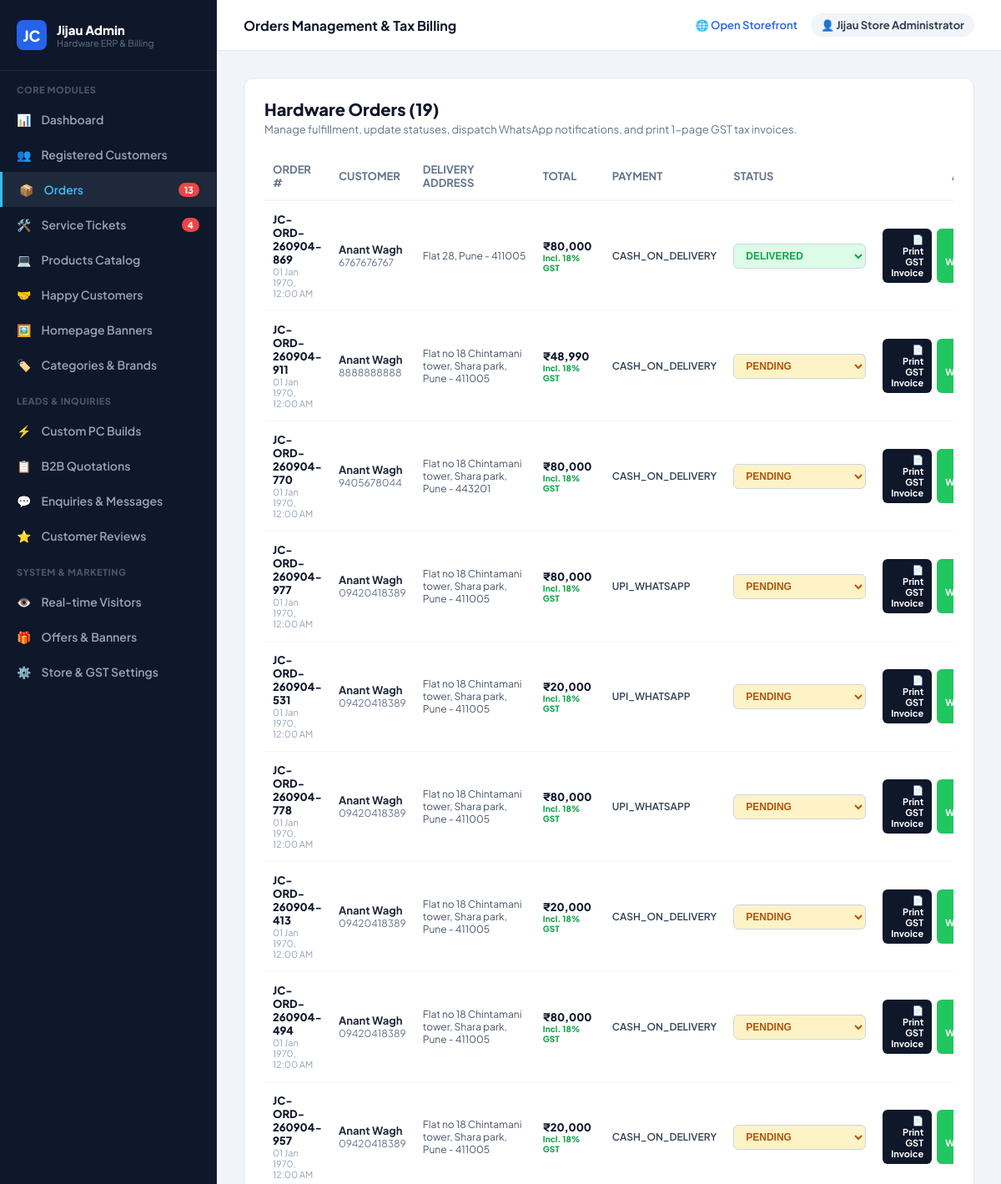
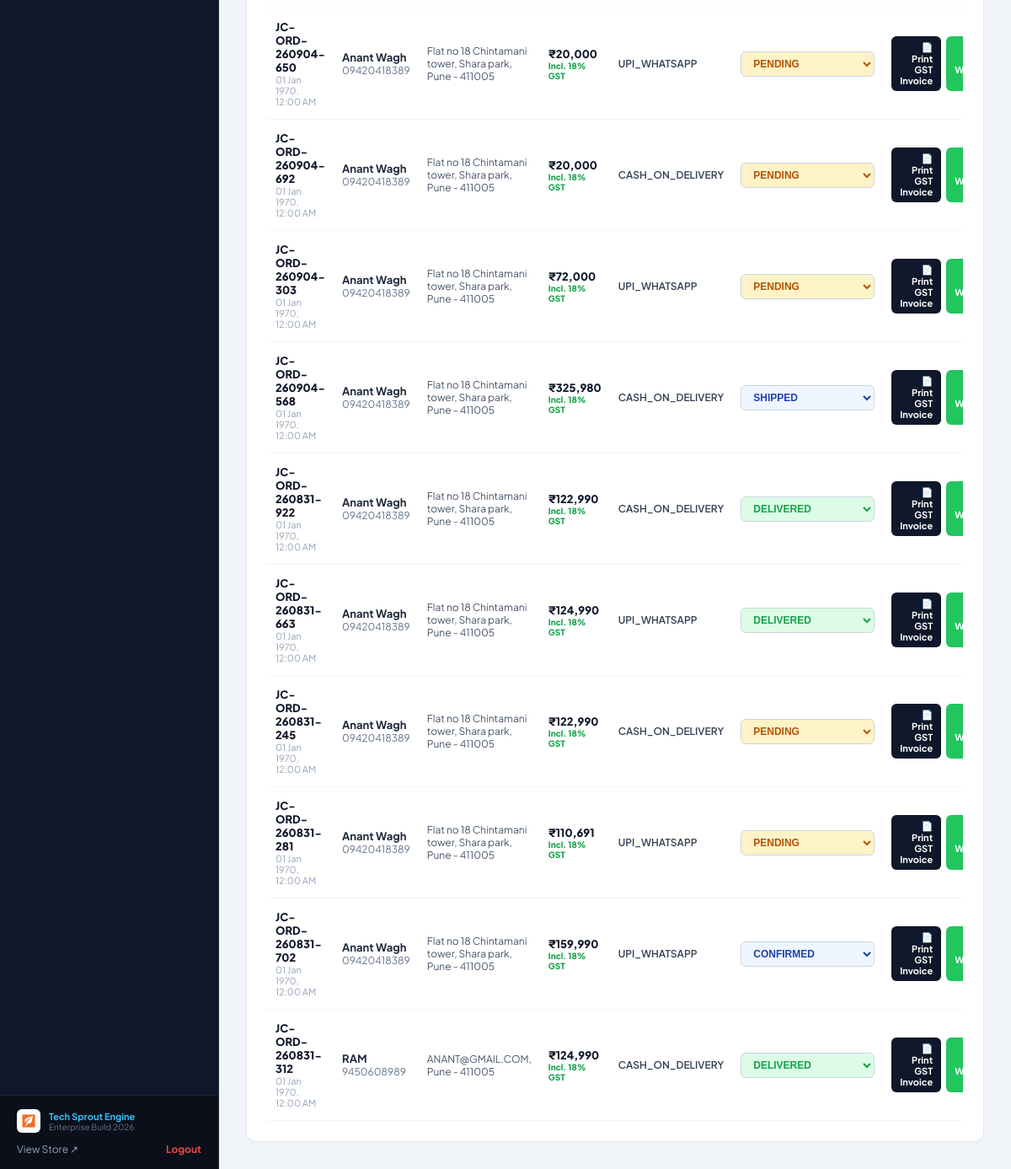
/php-jijaucomputers/admin/orders.php (signed in), run on an earlier commit of the app's database (2 pictures, top to bottom).
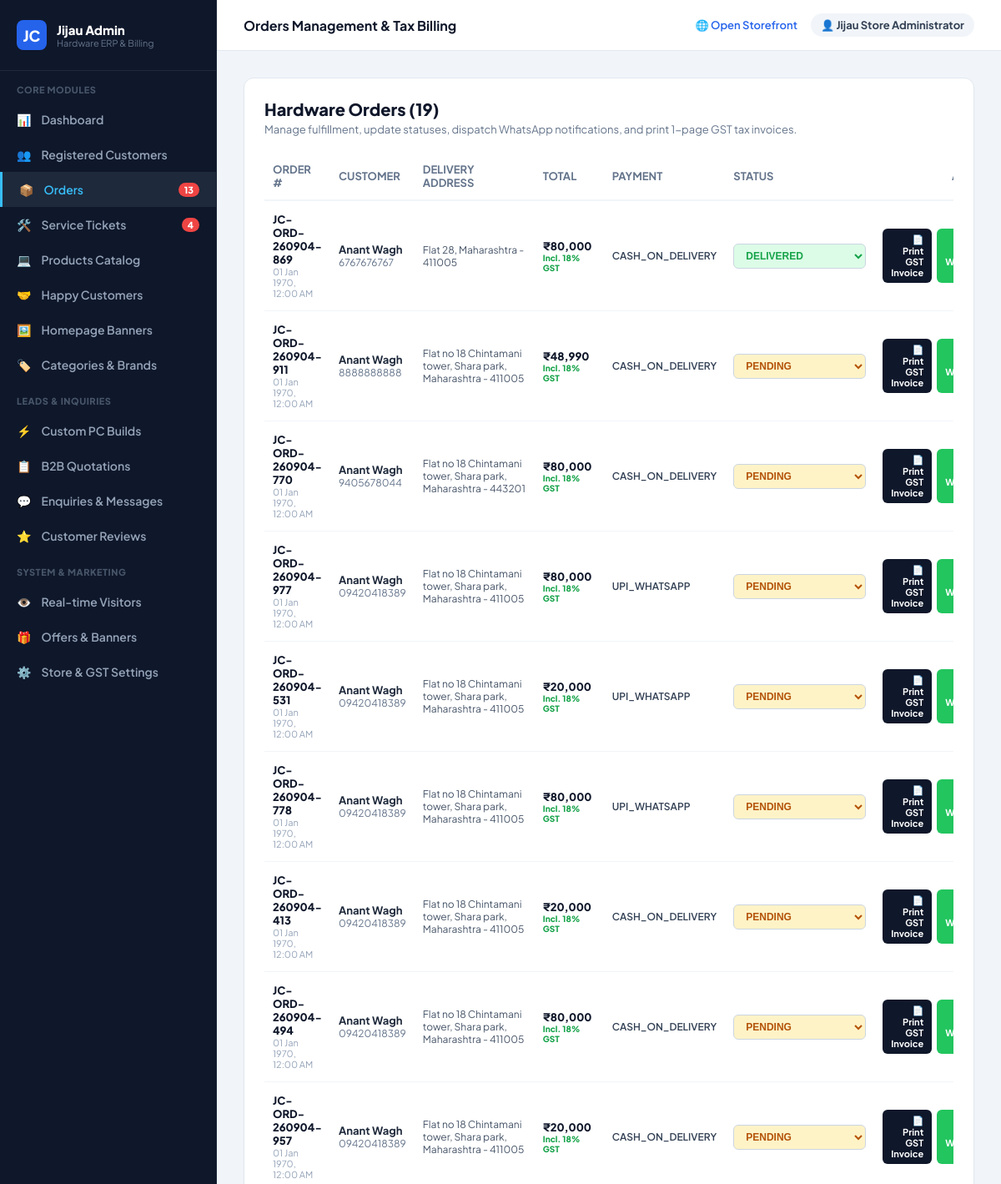
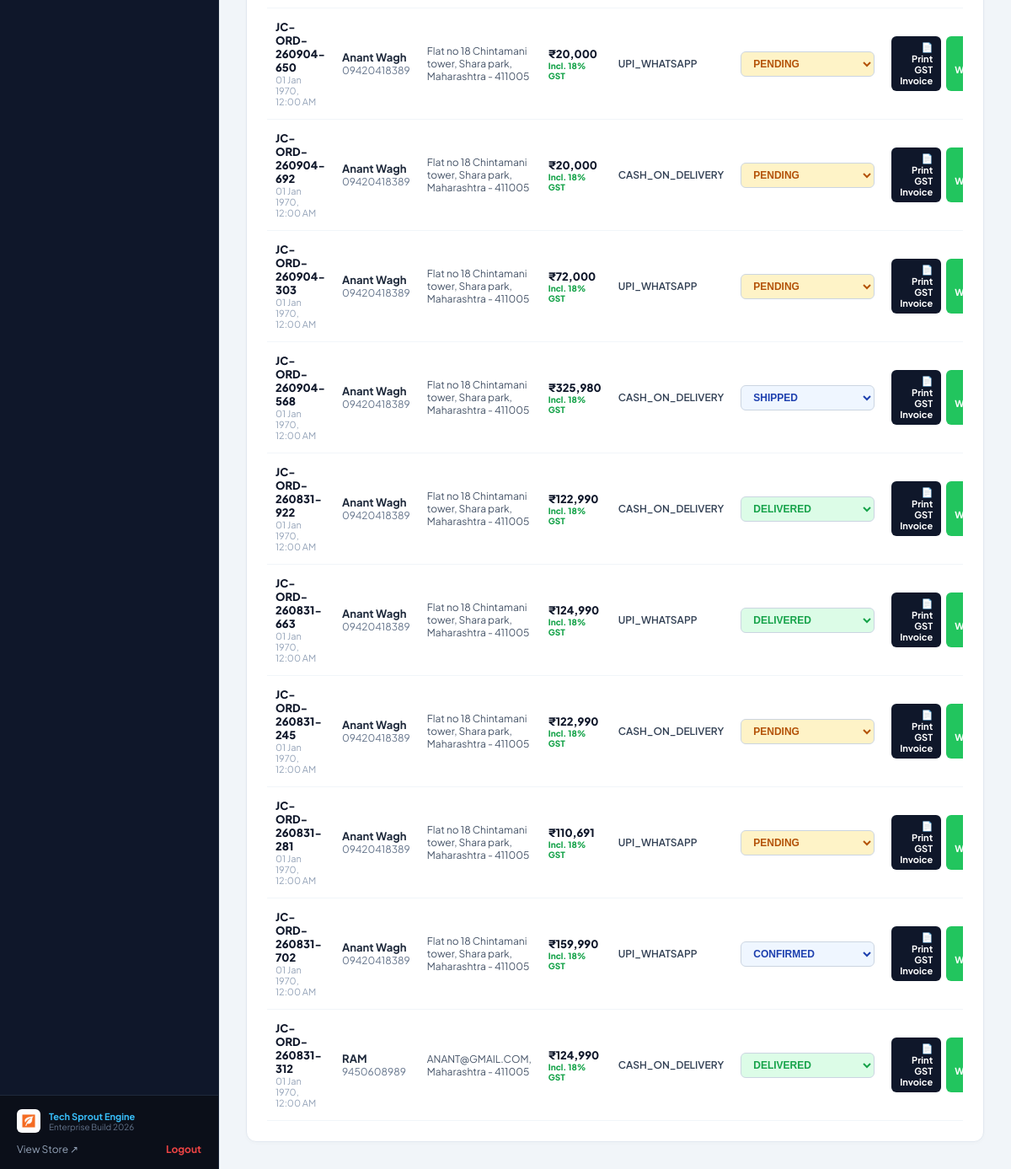
And on a later commit of the database (2 pictures, top to bottom).
### tables this page shows
CREATE TABLE "Order" (
    "id" TEXT NOT NULL PRIMARY KEY,
    "orderNumber" TEXT NOT NULL,
    "userId" TEXT,
    "customerName" TEXT NOT NULL,
    "phone" TEXT NOT NULL,
    "email" TEXT,
    "address" TEXT NOT NULL,
    "city" TEXT NOT NULL,
    "pincode" TEXT NOT NULL,
    "notes" TEXT,
    "subtotal" REAL NOT NULL,
    "discount" REAL NOT NULL DEFAULT 0,
    "tax" REAL NOT NULL DEFAULT 0,
    "total" REAL NOT NULL,
    "paymentMode" TEXT NOT NULL DEFAULT 'CASH_ON_DELIVERY',
    "status" TEXT NOT NULL DEFAULT 'PENDING',
    "createdAt" DATETIME NOT NULL DEFAULT CURRENT_TIMESTAMP,
    "updatedAt" DATETIME NOT NULL,
    CONSTRAINT "Order_userId_fkey" FOREIGN KEY ("userId") REFERENCES "User" ("id") ON DELETE SET NULL ON UPDATE CASCADE
);

### php-jijaucomputers/includes/functions.php (called while the page is built, shortened)
<?php
function formatPrice($amount): string {
    $num = floatval($amount);
    return '₹' . number_format($num, 0, '.', ',');
}
function getCurrentAdmin(): ?array {
    return $_SESSION['admin_user'] ?? null;
}

### php-jijaucomputers/admin/orders.php (the view, shortened to what this page needs)
<?php
$pageTitle = 'Orders Management & Tax Billing';
require_once __DIR__ . '/includes/header.php';
require_once __DIR__ . '/includes/sidebar.php';
$db = getDB();
$orders = $db->query('SELECT * FROM "Order" ORDER BY createdAt DESC')->fetchAll();
?>
<div>
  <div style="background: white; border-radius: 12px; border: 1px solid #e2e8f0; padding: 24px; box-shadow: 0 2px 4px rgba(0,0,0,0.02);">
    <div style="display: flex; justify-content: space-between; align-items: center; margin-bottom: 20px;">
      <div>
        <h2 style="font-size: 20px; font-weight: 800; color: #0f172a; margin: 0 0 4px;">Hardware Orders (<?= count($orders) ?>)</h2>
        <p style="color: #64748b; font-size: 13px; margin: 0;">Manage fulfillment, update statuses, dispatch WhatsApp notifications, and print 1-page GST tax invoices.</p>
      </div>
    </div>
    <div style="overflow-x: auto;">
      <table style="width: 100%; border-collapse: collapse; font-size: 13px; text-align: left;">
        <thead>
          <tr style="border-bottom: 2px solid #f1f5f9; color: #64748b;">
            <th style="padding: 12px 10px;">ORDER #</th>
            <th style="padding: 12px 10px;">CUSTOMER</th>
            <th style="padding: 12px 10px;">DELIVERY ADDRESS</th>
            <th style="padding: 12px 10px;">TOTAL</th>
            <th style="padding: 12px 10px;">PAYMENT</th>
            <th style="padding: 12px 10px;">STATUS</th>
            <th style="padding: 12px 10px; text-align: right;">ACTIONS</th>
          </tr>
        </thead>
        <tbody>
          <?php if (empty($orders)): ?>
            <tr><td colspan="7" style="padding: 32px; text-align: center; color: #94a3b8;">No customer orders placed yet.</td></tr>
          <?php else: ?>
            <?php foreach ($orders as $ord):
              $cleanPhone = preg_replace('/[^0-9]/', '', $ord['phone']);
              if (strlen($cleanPhone) === 10) $cleanPhone = '91' . $cleanPhone;
              $waMsg = "Hello {$ord['customerName']}, your Jijau Computers Order #{$ord['orderNumber']} (Total " . formatPrice($ord['total']) . ") is currently: {$ord['status']}. Track live at: http://localhost:8000/track-service.php?ticket={$ord['orderNumber']}";
              $waLink = "https://wa.me/{$cleanPhone}?text=" . urlencode($waMsg);
            ?>
              <tr style="border-bottom: 1px solid #f1f5f9;">
                <td style="padding: 14px 10px; font-weight: 800; color: #0f172a;">
                  <?= htmlspecialchars($ord['orderNumber']) ?>
                  <div style="font-size: 11px; color: #94a3b8; font-weight: normal;"><?= date('d M Y, h:i A', strtotime($ord['createdAt'])) ?></div>
                </td>
                <td style="padding: 14px 10px;">
                  <div style="font-weight: 700; color: #1e293b;"><?= htmlspecialchars($ord['customerName']) ?></div>
                  <div style="font-size: 12px; color: #64748b;"><?= htmlspecialchars($ord['phone']) ?></div>
                </td>
                <td style="padding: 14px 10px; color: #475569; max-width: 200px; font-size: 12px;">
                  <?= htmlspecialchars($ord['address']) ?>, <?= htmlspecialchars($ord['city']) ?> - <?= htmlspecialchars($ord['pincode']) ?>
                </td>
                <td style="padding: 14px 10px; font-weight: 800; color: #0f172a;">
                  <?= formatPrice($ord['total']) ?>
                  <div style="font-size: 10px; color: #16a34a;">Incl. 18% GST</div>
                </td>
                <td style="padding: 14px 10px; font-size: 12px; font-weight: 600; color: #334155;">
                  <?= htmlspecialchars($ord['paymentMode']) ?>
                </td>
                <td style="padding: 14px 10px;">
                  <form method="POST" action="/admin/orders.php" style="display: inline-block;">
                    <select name="status" onchange="this.form.submit()" style="padding: 6px 10px; border-radius: 6px; font-size: 12px; font-weight: 700; border: 1.5px solid #cbd5e1; outline: none; background: <?= $ord['status'] === 'DELIVERED' ? '#dcfce7; color: #16a34a;' : ($ord['status'] === 'PENDING' ? '#fef3c7; color: #b45309;' : '#eff6ff; color: #1e40af;') ?>">
                      <option value="PENDING" <?= $ord['status'] === 'PENDING' ? 'selected' : '' ?>>PENDING</option>
                      <option value="CONFIRMED" <?= $ord['status'] === 'CONFIRMED' ? 'selected' : '' ?>>CONFIRMED</option>
                      <option value="SHIPPED" <?= $ord['status'] === 'SHIPPED' ? 'selected' : '' ?>>SHIPPED</option>
                      <option value="DELIVERED" <?= $ord['status'] === 'DELIVERED' ? 'selected' : '' ?>>DELIVERED</option>
                    </select>
                  </form>
                </td>
                <td style="padding: 14px 10px; text-align: right;">
                  <div style="display: flex; gap: 6px; justify-content: flex-end;">
                    <a href="/invoice.php?order=<?= urlencode($ord['orderNumber']) ?>&print=true" target="_blank" style="padding: 6px 10px; background: #0f172a; color: white; border-radius: 6px; text-decoration: none; font-weight: 700; font-size: 11px; display: inline-flex; align-items: center; gap: 4px;">
                      <span>📄 Print GST Invoice</span>
                    </a>
                    <a href="<?= $waLink ?>" target="_blank" style="padding: 6px 10px; background: #22c55e; color: white; border-radius: 6px; text-decoration: none; font-weight: 700; font-size: 11px; display: inline-flex; align-items: center; gap: 4px;">
                      <span>💬 WhatsApp</span>
                    </a>
                  </div>
                </td>
              </tr>
            <?php endforeach; ?>
          <?php endif; ?>
        </tbody>
      </table>
    </div>
  </div>
</div>
<?php require_once __DIR__ . '/includes/footer.php'; ?>

### php-jijaucomputers/admin/includes/header.php (shortened to what this page needs)
<?php
require_once __DIR__ . '/../../includes/functions.php';
$adminUser = getCurrentAdmin();
$db = getDB();
$pendingOrdersCount = $db->query('SELECT COUNT(*) FROM "Order" WHERE status = "PENDING"')->fetchColumn();
$activeServiceCount = $db->query('SELECT COUNT(*) FROM "ServiceRequest" WHERE status NOT IN ("Completed", "Delivered", "Cancelled")')->fetchColumn();
?>
<!DOCTYPE html>
<html lang="en">
<head>
  <link rel="stylesheet" href="/public/css/style.css">
</head>
<body class="admin-body">
<div class="admin-layout">

### php-jijaucomputers/admin/includes/sidebar.php (shortened to what this page needs)
<?php
$currentUri = $_SERVER['REQUEST_URI'];
?>
<aside class="admin-sidebar">
  <div style="padding: 24px 20px; border-bottom: 1px solid #1e293b;">
    <div style="display: flex; align-items: center; gap: 12px;">
      <div style="width: 36px; height: 36px; background: #2563eb; color: white; border-radius: 8px; display: flex; align-items: center; justify-content: center; font-weight: 900; font-size: 18px;">
        JC
      </div>
      <div>
        <div style="font-weight: 800; font-size: 15px; color: #ffffff;">Jijau Admin</div>
        <div style="font-size: 11px; color: #64748b;">Hardware ERP & Billing</div>
      </div>
    </div>
  </div>
  <nav style="padding: 16px 0; flex: 1; overflow-y: auto;">
    <div style="padding: 0 20px 8px; font-size: 11px; font-weight: 800; color: #475569; text-transform: uppercase; letter-spacing: 0.5px;">Core Modules</div>
    <a href="/admin/index.php" class="nav-item <?= str_contains($currentUri, 'index.php') ? 'active' : '' ?>">
      <span>📊</span> Dashboard
    </a>
    <a href="/admin/users.php" class="nav-item <?= str_contains($currentUri, 'users.php') ? 'active' : '' ?>">
      <span>👥</span> Registered Customers
    </a>
    <a href="/admin/orders.php" class="nav-item <?= str_contains($currentUri, 'orders.php') ? 'active' : '' ?>">
      <span>📦</span> Orders
      <?php if (!empty($pendingOrdersCount)): ?>
        <span class="badge-count"><?= $pendingOrdersCount ?></span>
      <?php endif; ?>
    </a>
    <a href="/admin/service-requests.php" class="nav-item <?= str_contains($currentUri, 'service-requests.php') ? 'active' : '' ?>">
      <span>🛠️</span> Service Tickets
      <?php if (!empty($activeServiceCount)): ?>
        <span class="badge-count"><?= $activeServiceCount ?></span>
      <?php endif; ?>
    </a>
    <a href="/admin/products.php" class="nav-item <?= str_contains($currentUri, 'products.php') ? 'active' : '' ?>">
      <span>💻</span> Products Catalog
    </a>
    <a href="/admin/happy-customers.php" class="nav-item <?= str_contains($currentUri, 'happy-customers.php') ? 'active' : '' ?>">
      <span>🤝</span> Happy Customers
    </a>
    <a href="/admin/banners.php" class="nav-item <?= str_contains($currentUri, 'banners.php') ? 'active' : '' ?>">
      <span>🖼️</span> Homepage Banners
    </a>
    <a href="/admin/categories.php" class="nav-item <?= str_contains($currentUri, 'categories.php') ? 'active' : '' ?>">
      <span>🏷️</span> Categories & Brands
    </a>
    <div style="padding: 16px 20px 8px; font-size: 11px; font-weight: 800; color: #475569; text-transform: uppercase; letter-spacing: 0.5px;">Leads & Inquiries</div>
    <a href="/admin/custom-pc.php" class="nav-item <?= str_contains($currentUri, 'custom-pc.php') ? 'active' : '' ?>">
      <span>⚡</span> Custom PC Builds
    </a>
    <a href="/admin/quotations.php" class="nav-item <?= str_contains($currentUri, 'quotations.php') ? 'active' : '' ?>">
      <span>📋</span> B2B Quotations
    </a>
    <a href="/admin/enquiries.php" class="nav-item <?= str_contains($currentUri, 'enquiries.php') ? 'active' : '' ?>">
      <span>💬</span> Enquiries & Messages
    </a>
    <a href="/admin/reviews.php" class="nav-item <?= str_contains($currentUri, 'reviews.php') ? 'active' : '' ?>">
      <span>⭐</span> Customer Reviews
    </a>
    <div style="padding: 16px 20px 8px; font-size: 11px; font-weight: 800; color: #475569; text-transform: uppercase; letter-spacing: 0.5px;">System & Marketing</div>
    <a href="/admin/visitors.php" class="nav-item <?= str_contains($currentUri, 'visitors.php') ? 'active' : '' ?>">
      <span>👁️</span> Real-time Visitors
    </a>
    <a href="/admin/offers.php" class="nav-item <?= str_contains($currentUri, 'offers.php') ? 'active' : '' ?>">
      <span>🎁</span> Offers & Banners
    </a>
    <a href="/admin/settings.php" class="nav-item <?= str_contains($currentUri, 'settings.php') ? 'active' : '' ?>">
      <span>⚙️</span> Store & GST Settings
    </a>
  </nav>
  <div style="padding: 16px 20px; border-top: 1px solid #1e293b; background: #0b0f19;">
    <div style="display: flex; align-items: center; gap: 10px; margin-bottom: 12px;">
      <img src="/public/images/tech-sprout-logo.png" alt="Tech Sprout" style="width: 28px; height: 28px; object-fit: contain; border-radius: 6px; background: white; padding: 2px;">
      <div>
        <div style="font-size: 11px; font-weight: 700; color: #38bdf8;">Tech Sprout Engine</div>
        <div style="font-size: 10px; color: #64748b;">Enterprise Build 2026</div>
      </div>
    </div>
    <div style="display: flex; justify-content: space-between; align-items: center;">
      <a href="/" target="_blank" style="font-size: 12px; color: #94a3b8; text-decoration: none;">View Store ↗</a>
      <a href="/admin/logout.php" style="font-size: 12px; color: #ef4444; text-decoration: none; font-weight: 700;">Logout</a>
    </div>
  </div>
</aside>
<div class="admin-main">
  <header class="admin-topbar">
    <div style="font-size: 16px; font-weight: 700; color: #0f172a;">
      <?= htmlspecialchars($pageTitle ?? 'Admin Control Center') ?>
    </div>
    <div style="display: flex; align-items: center; gap: 16px;">
      <a href="/" target="_blank" style="font-size: 13px; font-weight: 600; color: #2563eb; text-decoration: none; display: flex; align-items: center; gap: 6px;">
        <span>🌐 Open Storefront</span>
      </a>
      <div style="font-size: 13px; font-weight: 700; color: #334155; padding: 6px 12px; background: #f1f5f9; border-radius: 20px;">
        👤 <?= htmlspecialchars($adminUser['name'] ?? 'Store Admin') ?>
      </div>
    </div>
  </header>
  <main class="admin-content">

### php-jijaucomputers/admin/includes/footer.php
  </main>
</div>
</div>
</body>
</html>

### php-jijaucomputers/public/css/style.css (style rules this page uses)
* { box-sizing: border-box; }
html, body { margin: 0; padding: 0; width: 100%; max-width: 100vw; overflow-x: hidden; font-family: 'Plus Jakarta Sans', -apple-system, BlinkMacSystemFont, 'Segoe UI', Roboto, sans-serif; -webkit-font-smoothing: antialiased; }
img { max-width: 100%; }

### php-jijaucomputers/admin/includes/header.php (style rules this page uses)
:root { --admin-bg: #0f172a; --admin-card: #1e293b; --admin-sidebar: #0b0f19; --admin-border: #334155; --admin-accent: #3b82f6; }
body.admin-body { background: #f1f5f9; color: #0f172a; font-family: 'Plus Jakarta Sans', sans-serif; margin: 0; padding: 0; display: flex; min-height: 100vh; }
.admin-layout { display: flex; width: 100%; min-height: 100vh; }
.admin-sidebar { width: 260px; background: #0f172a; color: #f8fafc; display: flex; flex-direction: column; flex-shrink: 0; border-right: 1px solid #1e293b; }
.admin-main { flex: 1; display: flex; flex-direction: column; overflow-x: hidden; min-width: 0; }
.admin-topbar { background: white; border-bottom: 1px solid #e2e8f0; padding: 16px 32px; display: flex; justify-content: space-between; align-items: center; position: sticky; top: 0; z-index: 40; }
.admin-content { padding: 32px; flex: 1; }
.nav-item { display: flex; align-items: center; gap: 12px; padding: 12px 20px; color: #94a3b8; text-decoration: none; font-size: 14px; font-weight: 600; transition: all 0.15s; }
.nav-item:hover, .nav-item.active { background: #1e293b; color: #38bdf8; border-left: 3px solid #38bdf8; }
.badge-count { margin-left: auto; background: #ef4444; color: white; font-size: 11px; font-weight: 800; padding: 2px 7px; border-radius: 10px; }

What changed in the data, as far as the page shows it:
changed order "JC-ORD-260904-869": city "Pune" → "Maharashtra"
changed order "JC-ORD-260904-911": city "Pune" → "Maharashtra"
changed order "JC-ORD-260904-770": city "Pune" → "Maharashtra"
changed order "JC-ORD-260904-977": city "Pune" → "Maharashtra"
changed order "JC-ORD-260904-531": city "Pune" → "Maharashtra"
changed order "JC-ORD-260904-778": city "Pune" → "Maharashtra"
changed order "JC-ORD-260904-413": city "Pune" → "Maharashtra"
changed order "JC-ORD-260904-494": city "Pune" → "Maharashtra"
changed order "JC-ORD-260904-957": city "Pune" → "Maharashtra"
changed order "JC-ORD-260904-650": city "Pune" → "Maharashtra"
changed order "JC-ORD-260904-692": city "Pune" → "Maharashtra"
changed order "JC-ORD-260904-303": city "Pune" → "Maharashtra"
changed order "JC-ORD-260904-568": city "Pune" → "Maharashtra"
changed order "JC-ORD-260831-922": city "Pune" → "Maharashtra"
changed order "JC-ORD-260831-663": city "Pune" → "Maharashtra"
changed order "JC-ORD-260831-245": city "Pune" → "Maharashtra"
changed order "JC-ORD-260831-281": city "Pune" → "Maharashtra"
changed order "JC-ORD-260831-702": city "Pune" → "Maharashtra"
changed order "JC-ORD-260831-312": city "Pune" → "Maharashtra"
